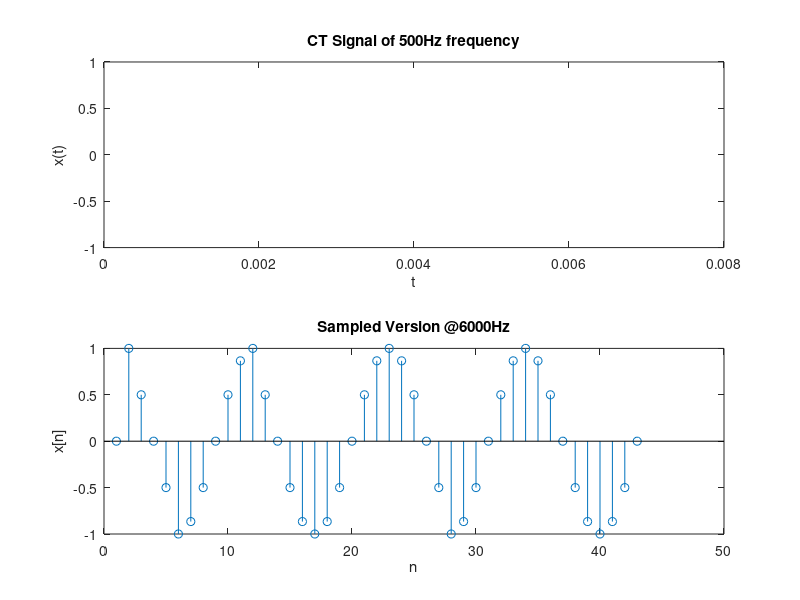
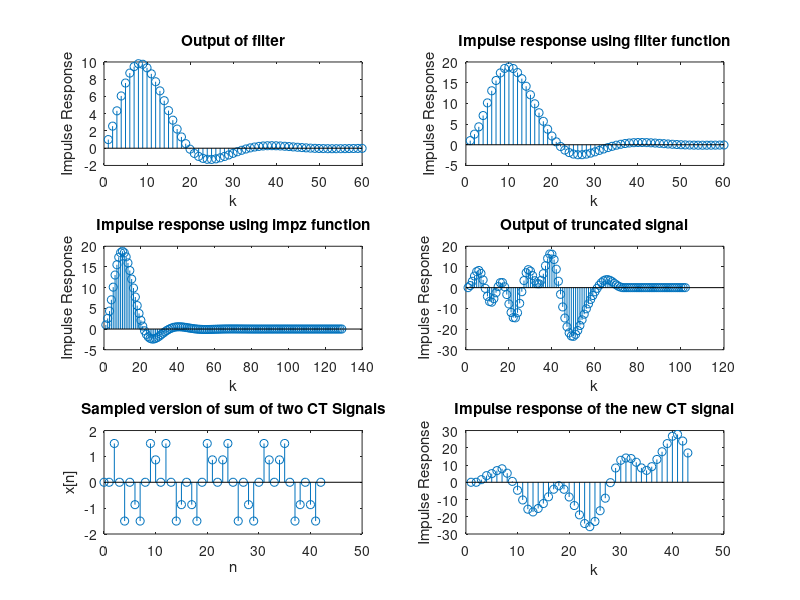
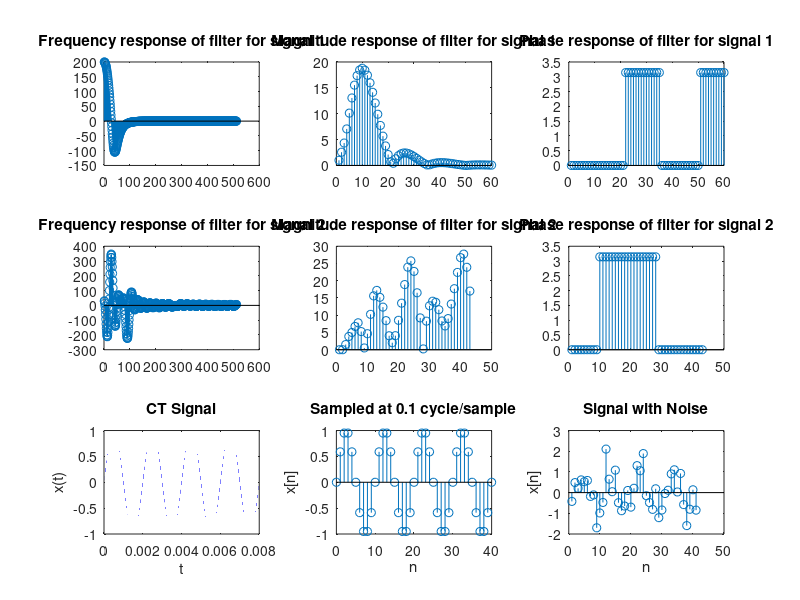

These charts were generated, in order, by the following MATLAB code:
%Experiment 2           Date: 29/01/2020

clc;
clear all;
close all;
f = 500;    %signal frequency of 500Hz
fs = 6000;  %sampling frequency of 6kHz
t = linspace(0,1,fs*1000+1); 
t1 = linspace(0,0.008,fs*1000+1);
x = sin(2*pi*f*t);
x1 = sin(2*pi*f*t1);
figure();
subplot(211);
plot(t1,x1);
title("CT Signal of 500Hz frequency");
xlabel t;
ylabel x(t);
%Sampling at 6kHz
x_sampled = [];
k = 1;
for i = 1:length(x)
    if(mod(t(i),1/fs)==0)
        x_sampled(k) = x(i);
        k=k+1;
    end
    if(t(i)>0.008)
        break;
    end
end
subplot(212);
stem(x_sampled);
title("Sampled Version @6000Hz");
xlabel n;
ylabel x[n]
%Output of the filter
y=[1,2.56,4.3336,6.060816,zeros(1,56)];
x2=[1,zeros(1,59)];
for n=5:1:60
    y(n) = x2(n)+x2(n-3)+2.56*y(n-1)-2.22*y(n-2)+0.65*y(n-3);
end
figure()
subplot(321);
stem(y);
title("Output of filter");
ylabel("Impulse Response");
xlabel k;
%Impulse response using filter function
b=[1 0 0 1];
a=[1 -2.56 +2.22 -0.65];
H = filter(b,a,x2);
subplot(322);
stem(H);
title("Impulse response using filter function");
xlabel k;
ylabel("Impulse Response");
%Impulse Response using impz function
H1 = impz(b,a);
subplot(323);
stem(H1);
title("Impulse response using impz function");
xlabel k;
ylabel("Impulse Response");
%Truncating the first 32 points and finding the output
y1 = [];
for i=1:60;
    if(i>31)
        y1(i) = 0;
    else
        y1(i) = y(i);
    end
end
h = conv(y1,x_sampled);
subplot(324);
stem(h);
title("Output of truncated signal");
ylabel("Impulse Response");
xlabel k;
%New input which is summation of two sinusoids
x3 = sin(2*pi*500*t);
x4 = sin(2*pi*1500*t);
x_new = x3+x4;
x_new_sampled = [];
k=1;
for i = 1:length(x_new)
    if(mod(t(i),1/fs)==0)
        x_new_sampled(k) = x_new(i);
        k=k+1;
    end
    if(t(i)>0.008)
        break;
    end
end
subplot(325);
stem(0:length(x_new_sampled)-1,x_new_sampled);
title("Sampled version of sum of two CT Signals");
xlabel n;
ylabel x[n];
%Impulse response of the new input
b=[1 0 0 1];
a=[1 -2.56 +2.22 -0.65];
H1 = filter(b,a,x_new_sampled);
subplot(326);
stem(H1);
title("Impulse response of the new CT signal");
xlabel k;
ylabel("Impulse Response");
figure();
subplot(331)
stem(freqz(H));
title("Frequency response of filter for signal 1");
subplot(334)
stem(freqz(H1));
title("Frequency response of filter for signal 2");
subplot(332)
stem(abs(H));
title("Magnitude response of filter for signal 1");
subplot(333)
stem(angle(H));
title("Phase response of filter for signal 1");
subplot(335)
stem(abs(H1));
title("Magnitude response of filter for signal 2");
subplot(336)
stem(angle(H1));
title("Phase response of filter for signal 2");
%New signal sampled at 0.1 cycle/sample
fs2 = 5000;
t2 = linspace(0,1,fs2*100+1);
t3 = linspace(0,0.008,fs2*100+1);
x5 = sin(2*pi*f*t2);
x6 = sin(2*pi*f*t3);
subplot(337)
plot(t3,x6);
title("CT Signal");
xlabel t;
ylabel x(t);
k = 1;
x5_sampled=[];
for i = 1:length(x5)
    if(mod(t2(i),1/fs2)==0)
        x5_sampled(k) = x5(i);
        k=k+1;
    end
    if(t2(i)>0.008)
        break;
    end
end
subplot(338);
stem(0:length(x5_sampled)-1,x5_sampled);
title("Sampled at 0.1 cycle/sample");
xlabel n;
ylabel x[n];
%Adding Gaussian Noise of 5dB
out = awgn(x5_sampled,5);
subplot(339);
stem(out);
title("Signal with Noise");
xlabel n;
ylabel x[n];






